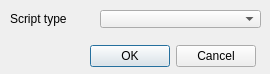
<?xml version="1.0" encoding="UTF-8"?>
<ui version="4.0">
 <class>CQDlgInsertScript</class>
 <widget class="QDialog" name="CQDlgInsertScript">
  <property name="geometry">
   <rect>
    <x>0</x>
    <y>0</y>
    <width>270</width>
    <height>74</height>
   </rect>
  </property>
  <property name="windowTitle">
   <string>New Script</string>
  </property>
  <property name="locale">
   <locale language="English" country="UnitedStates"/>
  </property>
  <widget class="QLabel" name="label">
   <property name="geometry">
    <rect>
     <x>10</x>
     <y>10</y>
     <width>91</width>
     <height>18</height>
    </rect>
   </property>
   <property name="text">
    <string>Script type</string>
   </property>
  </widget>
  <widget class="QComboBox" name="qqCombo">
   <property name="geometry">
    <rect>
     <x>100</x>
     <y>10</y>
     <width>161</width>
     <height>18</height>
    </rect>
   </property>
  </widget>
  <widget class="QDialogButtonBox" name="qqOkCancel">
   <property name="geometry">
    <rect>
     <x>15</x>
     <y>40</y>
     <width>241</width>
     <height>32</height>
    </rect>
   </property>
   <property name="standardButtons">
    <set>QDialogButtonBox::Cancel|QDialogButtonBox::Ok</set>
   </property>
  </widget>
 </widget>
 <resources/>
 <connections/>
</ui>
